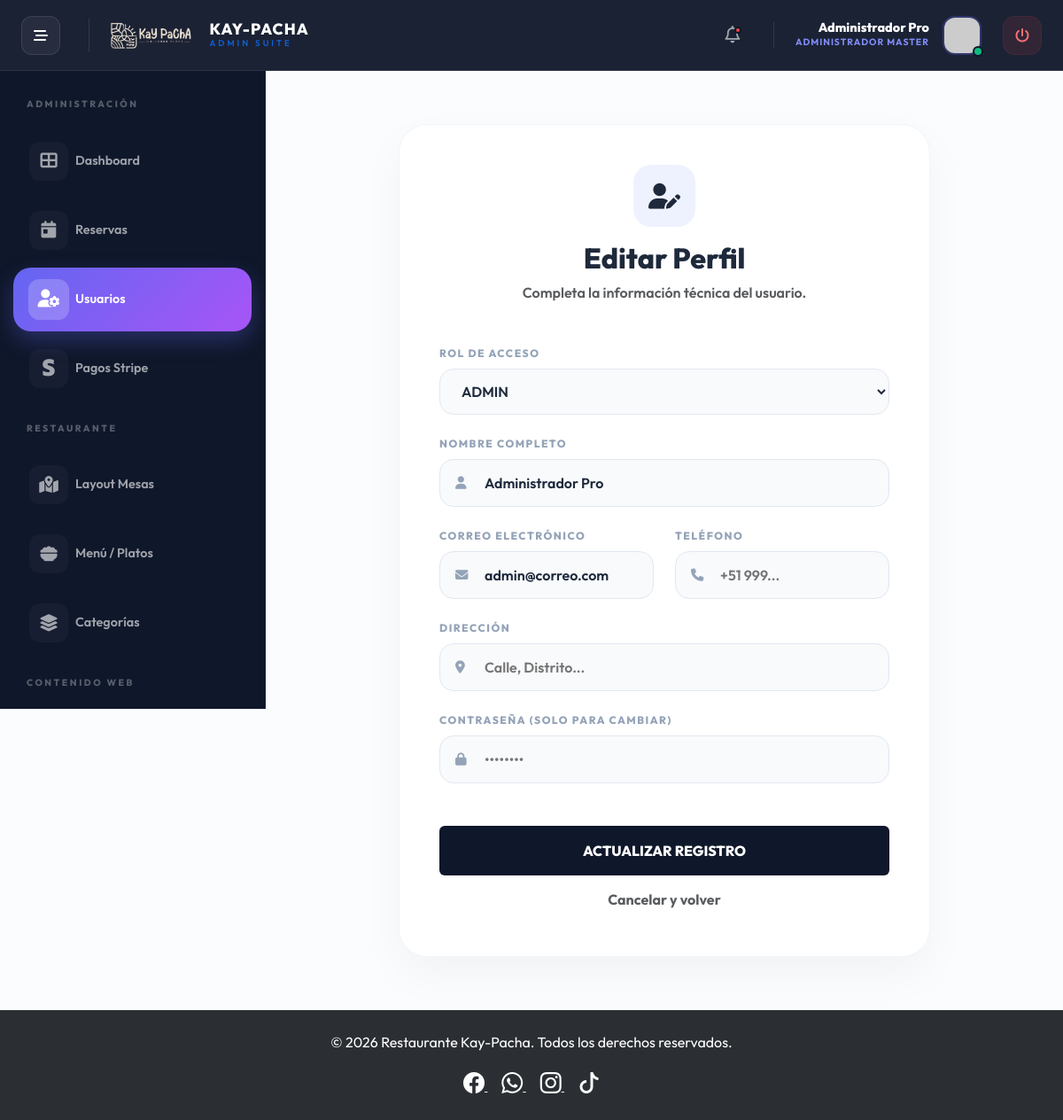
The app's page /controladores/admin/UsuariosAdminController.php?accion=editar&id=1 (signed in) with its own data.
### tables this page shows
CREATE TABLE IF NOT EXISTS `usuarios` (
  `id` int NOT NULL AUTO_INCREMENT,
  `rol_id` int NOT NULL,
  `nombre` varchar(150) NOT NULL,
  `correo` varchar(150) NOT NULL UNIQUE,
  `contraseña` varchar(255) NOT NULL,
  `telefono` varchar(20) DEFAULT NULL,
  `direccion` varchar(255) DEFAULT NULL,
  `creado_en` datetime DEFAULT CURRENT_TIMESTAMP,
  PRIMARY KEY (`id`),
  CONSTRAINT `fk_usuarios_roles` FOREIGN KEY (`rol_id`) REFERENCES `roles`(`id`)
);

CREATE TABLE IF NOT EXISTS `roles` (
  `id` int NOT NULL AUTO_INCREMENT,
  `nombre` varchar(50) NOT NULL,
  PRIMARY KEY (`id`)
);

### vistas/admin/usuarios/form.php (the view, shortened to what this page needs)
<?php
require_once __DIR__ . '/../../layout/headerr.php';
require_once __DIR__ . '/../../layout/sidebar_admin.php';
require_once __DIR__ . '/../../../conexion.php';
$usuario = $usuario ?? [];
$editando = !empty($usuario['id']);
$action = "/clientes/controladores/admin/UsuariosAdminController.php?accion=guardar";
$roles = [];
$resultRoles = $conexion->query("SELECT id, nombre FROM roles ORDER BY id ASC");
if ($resultRoles) {
    while ($r = $resultRoles->fetch_assoc()) { $roles[] = $r; }
}
?>
<div class="content-wrapper d-flex align-items-center justify-content-center">
    <div class="card-pro w-100" style="max-width: 600px;">
        <div class="text-center mb-5">
            <div class="form-icon-pro bg-indigo-subtle mb-3">
                <i class="fas <?= $editando ? 'fa-user-pen' : 'fa-user-plus' ?> text-indigo"></i>
            </div>
            <h2 class="fw-800 text-slate-900"><?= $editando ? "Editar Perfil" : "Nuevo Usuario" ?></h2>
            <p class="text-muted fw-600">Completa la información técnica del usuario.</p>
        </div>
        <form action="<?= $action ?>" method="POST" class="pro-form-layout">
            <div class="row g-4">
                <div class="col-12">
                    <div class="form-group-pro">
                        <label class="label-pro">Rol de Acceso</label>
                        <?php $rolActual = $editando ? (int)$usuario['rol_id'] : 3; ?>
                        <select name="rol_id" class="select-pro" required>
                            <?php foreach($roles as $rol): ?>
                                <option value="<?= $rol['id'] ?>" <?= $rolActual == $rol['id'] ? 'selected' : '' ?>>
                                    <?= strtoupper(htmlspecialchars($rol['nombre'])) ?>
                                </option>
                            <?php endforeach; ?>
                        </select>
                    </div>
                </div>
                <div class="col-12">
                    <div class="form-group-pro">
                        <label class="label-pro">Nombre Completo</label>
                        <div class="input-with-icon">
                            <i class="fas fa-user"></i>
                            <input type="text" name="nombre" class="input-pro" placeholder="Ej. Juan Pérez" required value="<?= htmlspecialchars($usuario['nombre'] ?? '') ?>">
                        </div>
                    </div>
                </div>
                <div class="col-md-6">
                    <div class="form-group-pro">
                        <label class="label-pro">Correo Electrónico</label>
                        <div class="input-with-icon">
                            <i class="fas fa-envelope"></i>
                            <input type="email" name="correo" class="input-pro" placeholder="usuario@email.com" required value="<?= htmlspecialchars($usuario['correo'] ?? '') ?>">
                        </div>
                    </div>
                </div>
                <div class="col-md-6">
                    <div class="form-group-pro">
                        <label class="label-pro">Teléfono</label>
                        <div class="input-with-icon">
                            <i class="fas fa-phone"></i>
                            <input type="text" name="telefono" class="input-pro" placeholder="+51 999..." value="<?= htmlspecialchars($usuario['telefono'] ?? '') ?>">
                        </div>
                    </div>
                </div>
                <div class="col-12">
                    <div class="form-group-pro">
                        <label class="label-pro">Dirección</label>
                        <div class="input-with-icon">
                            <i class="fas fa-location-dot"></i>
                            <input type="text" name="direccion" class="input-pro" placeholder="Calle, Distrito..." value="<?= htmlspecialchars($usuario['direccion'] ?? '') ?>">
                        </div>
                    </div>
                </div>
                <div class="col-12">
                    <div class="form-group-pro">
                        <label class="label-pro">Contraseña <?= $editando ? "(Solo para cambiar)" : "" ?></label>
                        <div class="input-with-icon">
                            <i class="fas fa-lock"></i>
                            <input type="password" name="password" class="input-pro" placeholder="••••••••" <?= $editando ? "" : "required" ?>>
                        </div>
                    </div>
                </div>
                <div class="col-12 mt-5">
                    <button type="submit" class="btn btn-primary w-100 py-3 rounded-16 fw-800 shadow-pro border-0" style="background: var(--slate-900);">
                        <?= $editando ? "ACTUALIZAR REGISTRO" : "CREAR CUENTA" ?>
                    </button>
                    <a href="/clientes/controladores/admin/UsuariosAdminController.php?accion=index" class="btn btn-link w-100 mt-2 text-muted fw-700 text-decoration-none">
                        Cancelar y volver
                    </a>
                </div>
            </div>
        </form>
    </div>
</div>
<?php require_once __DIR__ . '/../../layout/footer.php'; ?>

### vistas/layout/headerr.php (style rules this page uses)
:root { --sidebar-width: 300px; --sidebar-mini-width: 90px; --navbar-height: 80px; --primary-pro: #6366f1; --secondary-pro: #4f46e5; --success-pro: #10b981; --danger-pro: #ef4444; --warning-pro: #f59e0b; --slate-50: #f8fafc; --slate-100: #f1f5f9; --slate-200: #e2e8f0; --slate-800: #1e293b; --slate-900: #0f172a; --radius-pro: 32px; --shadow-pro: 0 20px 50px rgba(0, 0, 0, 0.04); --dark-bg: #0f172a; --primary-gradient: linear-gradient(135deg, #6366f1 0%, #a855f7 100%); }
body { font-family: 'Outfit', sans-serif; background: #fbfcfe; color: var(--slate-800); margin: 0; padding-top: var(--navbar-height); transition: all 0.3s ease; -webkit-font-smoothing: antialiased; }
.fw-800 { font-weight: 800; }
.fw-700 { font-weight: 700; }
.fw-600 { font-weight: 600; }
.content-wrapper { margin-left: var(--sidebar-width); transition: all 0.5s cubic-bezier(0.4, 0, 0.2, 1); padding: 60px 50px; min-height: calc(100vh - var(--navbar-height)); }
.card-pro { background: #fff; border-radius: var(--radius-pro); border: 1px solid var(--slate-100); box-shadow: var(--shadow-pro); padding: 45px; transition: all 0.3s ease; }

### vistas/admin/usuarios/form.php (style rules this page uses)
.form-icon-pro { width: 70px; height: 70px; border-radius: 20px; display: flex; align-items: center; justify-content: center; margin: 0 auto; font-size: 1.8rem; }
.form-group-pro { display: flex; flex-direction: column; gap: 8px; }
.label-pro { font-weight: 800; font-size: 0.75rem; color: #94a3b8; text-transform: uppercase; letter-spacing: 1.5px; }
.input-pro, .select-pro { width: 100%; padding: 14px 20px; border-radius: 16px; border: 1px solid #e2e8f0; background: #f8fafc; font-weight: 600; color: #1e293b; transition: all 0.3s ease; }
.input-with-icon { position: relative; }
.input-with-icon i { position: absolute; left: 18px; top: 50%; transform: translateY(-50%); color: #94a3b8; font-size: 0.9rem; }
.input-with-icon .input-pro { padding-left: 50px; }
.bg-indigo-subtle { background: #eef2ff; }

### records on screen
usuarios: rol_id "ADMIN", nombre "Administrador Pro", correo "admin@correo.com"

### other values on screen
$_SESSION['nombre'] "Administrador Pro"
